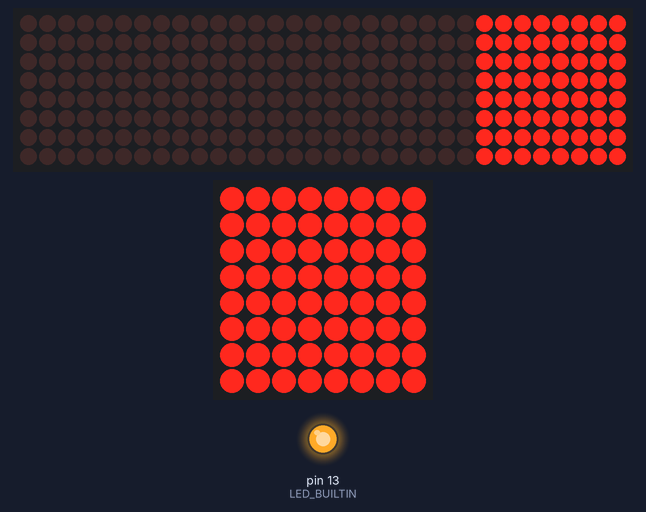
Recording of a sketch running on a simulated Arduino Uno, built with avr-gcc and run on an emulated ATmega328P. On the bench: 32×8 LED matrix, 8×8 LED matrix, output pins drawn as LEDs (lit = HIGH). Random numbers use the default seed unless the sketch sets one.

Above: at 0.1 s.
Timing chart, 0 to 130.0 s (numbered marks = the images above):
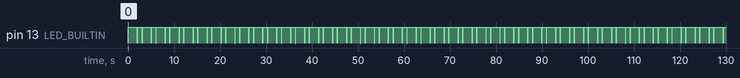

Measured:
- by itself, pin 13 (LED_BUILTIN): repeats every 3.0 s: LOW 0.02 s, HIGH 1.0 s, LOW 0.02 s, HIGH 2.0 s

The sketch:

Strobulon_MAX7219.ino
```cpp
//We always have to include the library
#include "LedControl.h"

/*
 ******************************************
 STROBE HELMET - Main
 ******************************************
 Pin 12 is connected to the DataIn [BLUE]
 Pin 11 is connected to the CLK   [GREEN]
 Pin 10 is connected to LOAD     [YELLOW]
 4x LED grids (8x8)
 ******************************************
 STROBE EYES AND BOTTOM ROW - Misc
 ******************************************
 Pin  7 is connected to the DataIn [BLUE]
 Pin  6 is connected to the CLK   [GREEN]
 Pin  5 is connected to LOAD     [YELLOW]
 BOTTOM are rows 0-3
 EYES are rows 4-7
*/
LedControl lc_main = LedControl(12,11,10,4);
LedControl lc_misc = LedControl( 7, 6, 5,1);

void setup() {

  //Configure debug pin
  pinMode(LED_BUILTIN, OUTPUT);

  //Initialize Strobe Helmet
  for(int i=0; i<1; i++) {
    lc_main.shutdown(i,false);
    lc_main.setIntensity(i,15);
    lc_main.clearDisplay(i);
  }

  //Initialize eyes and bottom row
  lc_misc.shutdown(0,false);
  lc_misc.setIntensity(0,15);
  lc_misc.clearDisplay(0);

  allOff();
  //eyesOn();
  //Serial.begin(9600);

  randomSeed(analogRead(0));
}

void loop() {
//  int i = 0;
//  int r = random(18);

  // LIGHT TEST Alternating on and off
  allOn();
  delay(2000);
  allOff();
  delay(1000);

/*
  //allOff();
  //allOn();
  //delay(1000);
  //eyesSad();
  maskOff();
  //eyesOn();
  //delay(1000);
  //eyesHappy();
  //delay(1000);
  //eyesSad();
  //delay(1000);
  //aniFadeOut();
  //eyesAngry();
  eyesOn();
  //aniFadeIn();
  //delay(2000);
  //eyesOn();

  if (r == 0) {

  //Rows fill up
  //maskOff();
  for (i=0;i<9;i++) {
     setRow(i);
     delay(100);
  }

  } else if (r == 1) {

  //Alternating rows on and off
  for (i=0;i<8;i++) {
     rowsOn(0);
     delay(100);
     rowsOn(1);
     delay(100);
  }

  } else if (r == 2) {

  //Thin diamonds moving left
  for (i=0; i<6; i++) {
    aniArgyleLt();
  }

  } else if (r == 3) {

  //Fade Intensity in and out
  allOn();
  //delay(1000);
  for (i=0; i<2; i++) {
    aniFadeIn();
    aniFadeOut();
  }
  aniFadeIn();

  } else if (r == 4) {

  //Chevron up
  for (i=0; i<12; i++) {
    aniArrUp();
  }

  } else if (r == 5) {

  //Fast rows up
  for (i=0; i<4; i++) {
    aniRowsUp();
  }

  } else if (r == 6) {

  //Fast rows down
  for (i=0; i<4; i++) {
    aniRowsDn();
  }

  } else if (r == 7) {

  //Fast cols left and right
  for (i=0; i<2; i++) {
    aniColsLt();
    aniColsRt();
  }

  } else if (r == 8) {

  //Chevrons moving left
  for (i=0; i<12; i++) {
    aniChevLt();
  }

  } else if (r == 9) {

  //Cols fill up
  maskOff();
  for (i=0;i<32;i++) {
     setCol(i);
     delay(50);
  }

  } else if (r == 10) {

  //Alternating cols on and off
  for (i=0;i<8;i++) {
     colsOn(0);
     delay(100);
     colsOn(1);
     delay(100);
  }

  } else if (r == 11) {

  //Rounds up
  for (i=0; i<12; i++) {
    aniRndUp();
  }

  } else if (r == 12) {

  //Fast cols left
  for (i=0; i<2; i++) {
    aniColsLt();
  }

  } else if (r == 13) {

  //Fast cols right
  for (i=0; i<2; i++) {
    aniColsRt();
  }

  } else if (r == 14) {

  //Fast rows up and down
  for (i=0; i<4; i++) {
    aniRowsUp();
    aniRowsDn();
  }

  } else if (r == 15) {

  //Strobe
  for (i=0; i<6; i++) {
    allOn();
    delay(50);
    maskOff();
    delay(800);
  }

  } else if (r == 16) {

  //Thick diamonds moving right
  for (i=0; i<6; i++) {
    aniArgyleRt();
  }

  } else {

  //Random LEDs
  for (i=0; i<16; i++) {
    aniRndLed();
  }

  }
*/
}

/***************************************
 * Static Displays
 ***************************************/

void allOn() {
  /* turn on all LEDs */
  digitalWrite(LED_BUILTIN, LOW);

  //Main
  for (int a=0; a<4; a++) {
    for (int i=0; i<8; i++) {
      lc_main.setRow(a,i,B11111111);
    }
  }
  //Misc
  for (int i=0; i<8; i++) {
    lc_misc.setRow(0,i,B11111111);
  }

  digitalWrite(LED_BUILTIN, HIGH);
}

void allOff() {
  /* turn off all LEDs */
  digitalWrite(LED_BUILTIN, LOW);

  //Main
  for (int a=0; a<4; a++) {
    for (int i=0; i<8; i++) {
      lc_main.setRow(a,i,B00000000);
    }
  }
  //Misc
  for (int i=0; i<8; i++) {
    lc_misc.setRow(0,i,B00000000);
  }

  digitalWrite(LED_BUILTIN, HIGH);
}

void maskOff() {
  /* turn off all LEDs */
  int i = 0;
  int n = 0;
  int address = 0;
  for (i=0;i<32;i++) {
    if (n == 8) { address++; n=0; }
    lc_main.setRow(address,n,B00000000);
    n++;
  }
  //Misc
  for (i=0;i<4;i++) {
    lc_misc.setRow(0,i,B00000000);
  }
}

void eyesOn() {
  /* turn on all LEDs */
  int i = 0;
  //Misc
  for (i=5;i<8;i++) {
    lc_misc.setRow(0,i,B11111111);
  }
}

void eyesOff() {
  /* turn off all LEDs */
  int i = 0;
  //Misc
  for (i=5;i<8;i++) {
    lc_misc.setRow(0,i,B00000000);
  }
}

void eyesAngry() {
  //Misc
  lc_misc.setRow(0,5,B00011000);
  lc_misc.setRow(0,6,B00011000);
  lc_misc.setRow(0,7,B11111111);
}

void eyesHappy() {
  //Misc
  lc_misc.setRow(0,5,B10011001);
  lc_misc.setRow(0,6,B10011001);
  lc_misc.setRow(0,7,B11111111);
}

void eyesSad() {
  //Misc
  lc_misc.setRow(0,5,B11111111);
  lc_misc.setRow(0,6,B10011001);
  lc_misc.setRow(0,7,B10011001);
}

void setRow(char row = 0) {
  /* turn on a row of LEDs */
  if (row < 8) {
    lc_main.setRow(0,7-row,B11111111);
    lc_main.setRow(1,7-row,B11111111);
    lc_main.setRow(2,7-row,B11111111);
    lc_main.setRow(3,7-row,B11111111);
  } else if (row == 8) {
    lc_misc.setRow(0,0,B11111111);
    lc_misc.setRow(0,1,B11111111);
    lc_misc.setRow(0,2,B11111111);
    lc_misc.setRow(0,3,B11111111);
  }
}

void rowsOn(char odd = 0) {
  /* turn on alternating rows */
  maskOff();
  for (int i=odd; i<9; i+=2) {
    setRow(i);
  }
}

void setCol(char col = 0) {
  /* turn on a column of LEDs */
  char column = col % 8;
  char address = 0;
  if (col < 8) {
    address = 0;
  } else if (col < 16) {
    address = 1;
  } else if (col < 24) {
    address = 2;
  } else if (col < 32) {
    address = 3;
  }
  lc_main.setColumn(address,7-column,B11111111);
  //lc_misc.setRow(0,address,1<<col);
  lc_misc.setLed(0,address,7-column,1);
}

void colsOn(char odd = 0) {
  /* turn on alternating columns */
  maskOff();
  for (int i=odd; i<32; i+=2) {
    setCol(i);
  }
}


/***************************************
 * Dynamic Displays
 ***************************************/
void aniRowsUp() {
  for (int i=0;i<9;i++) {
    maskOff();
    setRow(i);
  }
}
void aniRowsDn() {
  for (int i=0;i<9;i++) {
    maskOff();
    setRow(9-i);
  }
}
void aniColsLt() {
  for (int i=0;i<32;i++) {
    maskOff();
    setCol(32-i);
  }
}
void aniColsRt() {
  for (int i=0;i<32;i++) {
    maskOff();
    setCol(i);
  }
}
void aniFadeIn() {
  for (int n=0;n<16;n++) {
    lc_main.setIntensity(0,n);
    lc_main.setIntensity(1,n);
    lc_main.setIntensity(2,n);
    lc_main.setIntensity(3,n);
    lc_misc.setIntensity(0,n);
    delay(50);
  }
}
void aniFadeOut() {
  for (int n=0;n<16;n++) {
    lc_main.setIntensity(0,15-n);
    lc_main.setIntensity(1,15-n);
    lc_main.setIntensity(2,15-n);
    lc_main.setIntensity(3,15-n);
    lc_misc.setIntensity(0,15-n);
    delay(50);
  }
}
void aniRndLed() {
  maskOff();
  for (int i=0;i<4;i++) {
    lc_main.setLed(i,random(8),random(8),1);
    lc_main.setLed(i,random(8),random(8),1);
    lc_main.setLed(i,random(8),random(8),1);
    lc_main.setLed(i,random(8),random(8),1);
    lc_main.setLed(i,random(8),random(8),1);
    lc_main.setLed(i,random(8),random(8),1);
    lc_main.setLed(i,random(8),random(8),1);
    lc_main.setLed(i,random(8),random(8),1);
    lc_main.setLed(i,random(8),random(8),1);
    lc_main.setLed(i,random(8),random(8),1);
    lc_main.setLed(i,random(8),random(8),1);
    lc_main.setLed(i,random(8),random(8),1);
    lc_main.setLed(i,random(8),random(8),1);
    lc_main.setLed(i,random(8),random(8),1);
    lc_main.setLed(i,random(8),random(8),1);
    lc_main.setLed(i,random(8),random(8),1);
    lc_misc.setLed(0,i,random(8),1);
    lc_misc.setLed(0,i,random(8),1);
    lc_misc.setLed(0,i,random(8),1);
    lc_misc.setLed(0,i,random(8),1);
    delay(50);
  }
}
void aniChevLt() {
  int i = 0;
  for (i=0; i<4; i++) {
    lc_main.setRow(i,7,B11001100);
    lc_main.setRow(i,6,B01100110);
    lc_main.setRow(i,5,B00110011);
    lc_main.setRow(i,4,B10011001);
    lc_main.setRow(i,3,B11001100);
    lc_main.setRow(i,2,B10011001);
    lc_main.setRow(i,1,B00110011);
    lc_main.setRow(i,0,B01100110);
    lc_misc.setRow(0,i,B11001100);
  }
  delay(100);
  for (i=0; i<4; i++) {
    lc_main.setRow(i,7,B01100110);
    lc_main.setRow(i,6,B00110011);
    lc_main.setRow(i,5,B10011001);
    lc_main.setRow(i,4,B11001100);
    lc_main.setRow(i,3,B01100110);
    lc_main.setRow(i,2,B11001100);
    lc_main.setRow(i,1,B10011001);
    lc_main.setRow(i,0,B00110011);
    lc_misc.setRow(0,i,B01100110);
  }
  delay(100);
  for (i=0; i<4; i++) {
    lc_main.setRow(i,7,B00110011);
    lc_main.setRow(i,6,B10011001);
    lc_main.setRow(i,5,B11001100);
    lc_main.setRow(i,4,B01100110);
    lc_main.setRow(i,3,B00110011);
    lc_main.setRow(i,2,B01100110);
    lc_main.setRow(i,1,B11001100);
    lc_main.setRow(i,0,B10011001);
    lc_misc.setRow(0,i,B00110011);
  }
  delay(100);
  for (i=0; i<4; i++) {
    lc_main.setRow(i,7,B10011001);
    lc_main.setRow(i,6,B11001100);
    lc_main.setRow(i,5,B01100110);
    lc_main.setRow(i,4,B00110011);
    lc_main.setRow(i,3,B10011001);
    lc_main.setRow(i,2,B00110011);
    lc_main.setRow(i,1,B01100110);
    lc_main.setRow(i,0,B11001100);
    lc_misc.setRow(0,i,B10011001);
  }
  delay(100);
}
void aniArgyleLt() {
  int i = 0;
  for (i=0; i<4; i++) {
    lc_main.setRow(i,7,B10000001);
    lc_main.setRow(i,6,B01000010);
    lc_main.setRow(i,5,B00100100);
    lc_main.setRow(i,4,B00011000);
    lc_main.setRow(i,3,B00000000);
    lc_main.setRow(i,2,B00011000);
    lc_main.setRow(i,1,B00100100);
    lc_main.setRow(i,0,B01000010);
    lc_misc.setRow(0,i,B10000001);
  }
  delay(100);
  for (i=0; i<4; i++) {
    lc_main.setRow(i,7,B11000000);
    lc_main.setRow(i,6,B00100001);
    lc_main.setRow(i,5,B00010010);
    lc_main.setRow(i,4,B00001100);
    lc_main.setRow(i,3,B00000000);
    lc_main.setRow(i,2,B00001100);
    lc_main.setRow(i,1,B00010010);
    lc_main.setRow(i,0,B00100001);
    lc_misc.setRow(0,i,B11000000);
  }
  delay(100);
  for (i=0; i<4; i++) {
    lc_main.setRow(i,7,B01100000);
    lc_main.setRow(i,6,B10010000);
    lc_main.setRow(i,5,B00001001);
    lc_main.setRow(i,4,B00000110);
    lc_main.setRow(i,3,B00000000);
    lc_main.setRow(i,2,B00000110);
    lc_main.setRow(i,1,B00001001);
    lc_main.setRow(i,0,B10010000);
    lc_misc.setRow(0,i,B01100000);
  }
  delay(100);
  for (i=0; i<4; i++) {
    lc_main.setRow(i,7,B00110000);
    lc_main.setRow(i,6,B01001000);
    lc_main.setRow(i,5,B10000100);
    lc_main.setRow(i,4,B00000011);
    lc_main.setRow(i,3,B00000000);
    lc_main.setRow(i,2,B00000011);
    lc_main.setRow(i,1,B10000100);
    lc_main.setRow(i,0,B01001000);
    lc_misc.setRow(0,i,B00110000);
  }
  delay(100);
  for (i=0; i<4; i++) {
    lc_main.setRow(i,7,B00011000);
    lc_main.setRow(i,6,B00100100);
    lc_main.setRow(i,5,B01000010);
    lc_main.setRow(i,4,B10000001);
    lc_main.setRow(i,3,B00000000);
    lc_main.setRow(i,2,B10000001);
    lc_main.setRow(i,1,B01000010);
    lc_main.setRow(i,0,B00100100);
    lc_misc.setRow(0,i,B00011000);
  }
  delay(100);
  for (i=0; i<4; i++) {
    lc_main.setRow(i,7,B00001100);
    lc_main.setRow(i,6,B00010010);
    lc_main.setRow(i,5,B00100001);
    lc_main.setRow(i,4,B11000000);
    lc_main.setRow(i,3,B00000000);
    lc_main.setRow(i,2,B11000000);
    lc_main.setRow(i,1,B00100001);
    lc_main.setRow(i,0,B00010010);
    lc_misc.setRow(0,i,B00001100);
  }
  delay(100);
  for (i=0; i<4; i++) {
    lc_main.setRow(i,7,B00000110);
    lc_main.setRow(i,6,B00001001);
    lc_main.setRow(i,5,B10010000);
    lc_main.setRow(i,4,B01100000);
    lc_main.setRow(i,3,B00000000);
    lc_main.setRow(i,2,B01100000);
    lc_main.setRow(i,1,B10010000);
    lc_main.setRow(i,0,B00001001);
    lc_misc.setRow(0,i,B00000110);
  }
  delay(100);
  for (i=0; i<4; i++) {
    lc_main.setRow(i,7,B00000011);
    lc_main.setRow(i,6,B10000100);
    lc_main.setRow(i,5,B01001000);
    lc_main.setRow(i,4,B00110000);
    lc_main.setRow(i,3,B00000000);
    lc_main.setRow(i,2,B00110000);
    lc_main.setRow(i,1,B01001000);
    lc_main.setRow(i,0,B10000100);
    lc_misc.setRow(0,i,B00000011);
  }
  delay(100);
}
void aniArgyleRt() {
  int i = 0;
  for (i=0; i<4; i++) {
    lc_main.setRow(i,7,B10000001);
    lc_main.setRow(i,6,B11000011);
    lc_main.setRow(i,5,B01100110);
    lc_main.setRow(i,4,B00111100);
    lc_main.setRow(i,3,B00011000);
    lc_main.setRow(i,2,B00111100);
    lc_main.setRow(i,1,B01100110);
    lc_main.setRow(i,0,B11000011);
    lc_misc.setRow(0,i,B10000001);
  }
  delay(100);
  for (i=0; i<4; i++) {
    lc_main.setRow(i,7,B00000011);
    lc_main.setRow(i,6,B10000111);
    lc_main.setRow(i,5,B11001100);
    lc_main.setRow(i,4,B01111000);
    lc_main.setRow(i,3,B00110000);
    lc_main.setRow(i,2,B01111000);
    lc_main.setRow(i,1,B11001100);
    lc_main.setRow(i,0,B10000111);
    lc_misc.setRow(0,i,B00000011);
  }
  delay(100);
  for (i=0; i<4; i++) {
    lc_main.setRow(i,7,B00000110);
    lc_main.setRow(i,6,B00001111);
    lc_main.setRow(i,5,B10011001);
    lc_main.setRow(i,4,B11110000);
    lc_main.setRow(i,3,B01100000);
    lc_main.setRow(i,2,B11110000);
    lc_main.setRow(i,1,B10011001);
    lc_main.setRow(i,0,B00001111);
    lc_misc.setRow(0,i,B00000110);
  }
  delay(100);
  for (i=0; i<4; i++) {
    lc_main.setRow(i,7,B00001100);
    lc_main.setRow(i,6,B00011110);
    lc_main.setRow(i,5,B00110011);
    lc_main.setRow(i,4,B11100001);
    lc_main.setRow(i,3,B11000000);
    lc_main.setRow(i,2,B11100001);
    lc_main.setRow(i,1,B00110011);
    lc_main.setRow(i,0,B00011110);
    lc_misc.setRow(0,i,B00001100);
  }
  delay(100);
  for (i=0; i<4; i++) {
    lc_main.setRow(i,7,B00011000);
    lc_main.setRow(i,6,B00111100);
    lc_main.setRow(i,5,B01100110);
    lc_main.setRow(i,4,B11000011);
    lc_main.setRow(i,3,B10000001);
    lc_main.setRow(i,2,B11000011);
    lc_main.setRow(i,1,B01100110);
    lc_main.setRow(i,0,B00111100);
    lc_misc.setRow(0,i,B00011000);
  }
  delay(100);
  for (i=0; i<4; i++) {
    lc_main.setRow(i,7,B00110000);
    lc_main.setRow(i,6,B01111000);
    lc_main.setRow(i,5,B11001100);
    lc_main.setRow(i,4,B10000111);
    lc_main.setRow(i,3,B00000011);
    lc_main.setRow(i,2,B10000111);
    lc_main.setRow(i,1,B11001100);
    lc_main.setRow(i,0,B01111000);
    lc_misc.setRow(0,i,B00110000);
  }
  delay(100);
  for (i=0; i<4; i++) {
    lc_main.setRow(i,7,B01100000);
    lc_main.setRow(i,6,B11110000);
    lc_main.setRow(i,5,B10011001);
    lc_main.setRow(i,4,B00001111);
    lc_main.setRow(i,3,B00000110);
    lc_main.setRow(i,2,B00001111);
    lc_main.setRow(i,1,B10011001);
    lc_main.setRow(i,0,B11110000);
    lc_misc.setRow(0,i,B01100000);
  }
  delay(100);
  for (i=0; i<4; i++) {
    lc_main.setRow(i,7,B11000000);
    lc_main.setRow(i,6,B11100001);
    lc_main.setRow(i,5,B00110011);
    lc_main.setRow(i,4,B00011110);
    lc_main.setRow(i,3,B00001100);
    lc_main.setRow(i,2,B00011110);
    lc_main.setRow(i,1,B00110011);
    lc_main.setRow(i,0,B11100001);
    lc_misc.setRow(0,i,B11000000);
  }
  delay(100);
}
void aniRndUp() {
  int i = 0;
  for (i=0; i<4; i++) {
    lc_main.setRow(i,7,B00011000);
    lc_main.setRow(i,6,B01100110);
    lc_main.setRow(i,5,B10000001);
    lc_main.setRow(i,4,B00000000);
    lc_main.setRow(i,3,B00011000);
    lc_main.setRow(i,2,B01100110);
    lc_main.setRow(i,1,B10000001);
    lc_main.setRow(i,0,B00000000);
    lc_misc.setRow(0,i,B00011000);
  }
  delay(100);
  for (i=0; i<4; i++) {
    lc_main.setRow(i,7,B01100110);
    lc_main.setRow(i,6,B10000001);
    lc_main.setRow(i,5,B00000000);
    lc_main.setRow(i,4,B00011000);
    lc_main.setRow(i,3,B01100110);
    lc_main.setRow(i,2,B10000001);
    lc_main.setRow(i,1,B00000000);
    lc_main.setRow(i,0,B00011000);
    lc_misc.setRow(0,i,B01100110);
  }
  delay(100);
  for (i=0; i<4; i++) {
    lc_main.setRow(i,7,B10000001);
    lc_main.setRow(i,6,B00000000);
    lc_main.setRow(i,5,B00011000);
    lc_main.setRow(i,4,B01100110);
    lc_main.setRow(i,3,B10000001);
    lc_main.setRow(i,2,B00000000);
    lc_main.setRow(i,1,B00011000);
    lc_main.setRow(i,0,B01100110);
    lc_misc.setRow(0,i,B10000001);
  }
  delay(100);
  for (i=0; i<4; i++) {
    lc_main.setRow(i,7,B00000000);
    lc_main.setRow(i,6,B00011000);
    lc_main.setRow(i,5,B01100110);
    lc_main.setRow(i,4,B10000001);
    lc_main.setRow(i,3,B00000000);
    lc_main.setRow(i,2,B00011000);
    lc_main.setRow(i,1,B01100110);
    lc_main.setRow(i,0,B10000001);
    lc_misc.setRow(0,i,B00000000);
  }
  delay(100);
}
void aniArrUp() {
  int i = 0;
  for (i=0; i<4; i++) {
    lc_main.setRow(i,7,B00011000);
    lc_main.setRow(i,6,B00111100);
    lc_main.setRow(i,5,B01100110);
    lc_main.setRow(i,4,B11000011);
    lc_main.setRow(i,3,B10000001);
    lc_main.setRow(i,2,B00011000);
    lc_main.setRow(i,1,B00111100);
    lc_main.setRow(i,0,B01100110);
    lc_misc.setRow(0,i,B11000011);
  }
  delay(100);
  for (i=0; i<4; i++) {
    lc_main.setRow(i,7,B00111100);
    lc_main.setRow(i,6,B01100110);
    lc_main.setRow(i,5,B11000011);
    lc_main.setRow(i,4,B10000001);
    lc_main.setRow(i,3,B00011000);
    lc_main.setRow(i,2,B00111100);
    lc_main.setRow(i,1,B01100110);
    lc_main.setRow(i,0,B11000011);
    lc_misc.setRow(0,i,B10000001);
  }
  delay(100);
  for (i=0; i<4; i++) {
    lc_main.setRow(i,7,B01100110);
    lc_main.setRow(i,6,B11000011);
    lc_main.setRow(i,5,B10000001);
    lc_main.setRow(i,4,B00011000);
    lc_main.setRow(i,3,B00111100);
    lc_main.setRow(i,2,B01100110);
    lc_main.setRow(i,1,B11000011);
    lc_main.setRow(i,0,B10000001);
    lc_misc.setRow(0,i,B00011000);
  }
  delay(100);
  for (i=0; i<4; i++) {
    lc_main.setRow(i,7,B11000011);
    lc_main.setRow(i,6,B10000001);
    lc_main.setRow(i,5,B00011000);
    lc_main.setRow(i,4,B00111100);
    lc_main.setRow(i,3,B01100110);
    lc_main.setRow(i,2,B11000011);
    lc_main.setRow(i,1,B10000001);
    lc_main.setRow(i,0,B00011000);
    lc_misc.setRow(0,i,B00111100);
  }
  delay(100);
  for (i=0; i<4; i++) {
    lc_main.setRow(i,7,B10000001);
    lc_main.setRow(i,6,B00011000);
    lc_main.setRow(i,5,B00111100);
    lc_main.setRow(i,4,B01100110);
    lc_main.setRow(i,3,B11000011);
    lc_main.setRow(i,2,B10000001);
    lc_main.setRow(i,1,B00011000);
    lc_main.setRow(i,0,B00111100);
    lc_misc.setRow(0,i,B01100110);
  }
  delay(100);
}
```
